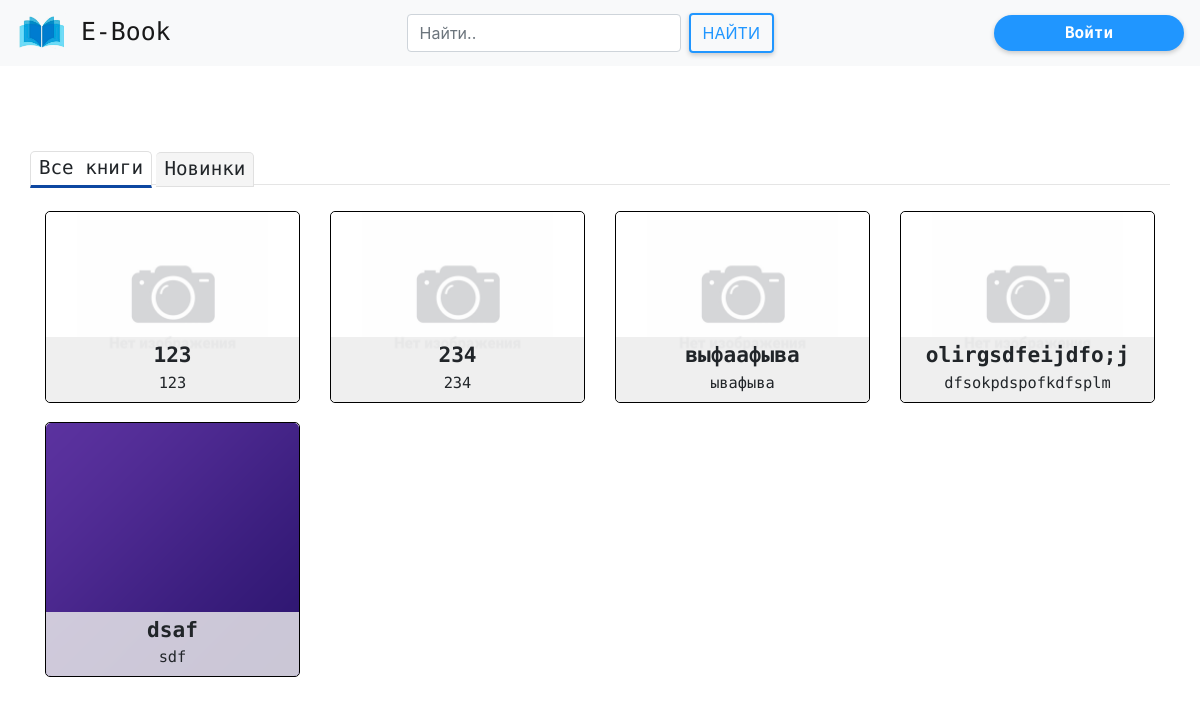
/, run on an earlier commit of the app's database.
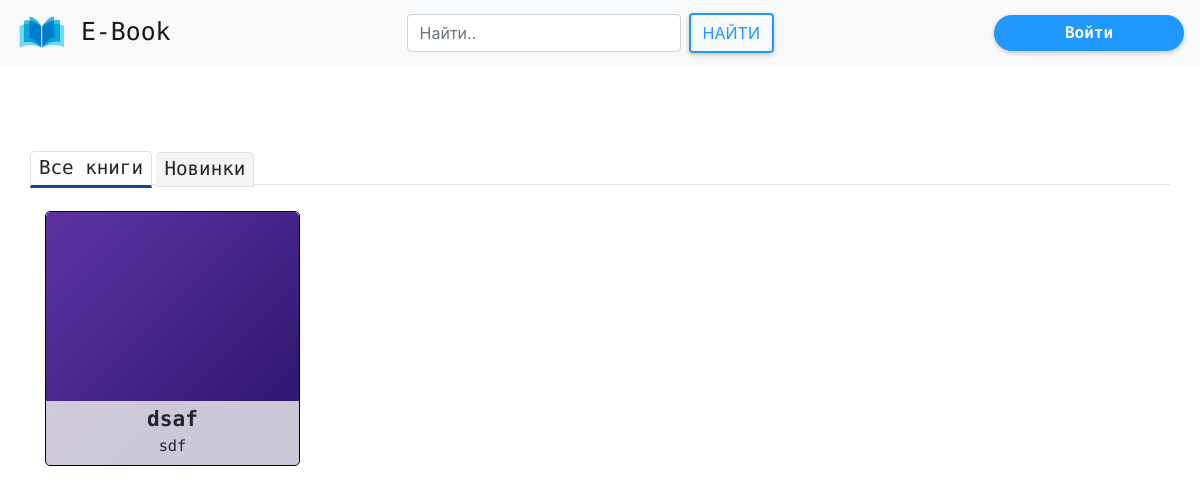
And on a later commit of the database.
### ebook/models.py (models this page shows, shortened)
class book_inf(models.Model):
    bookname = models.CharField("назвние книги", null=True, max_length=150)
    author = models.CharField("автор", null=True, max_length=100)
    rate = models.PositiveIntegerField("Рейтинг книги", default=0,
                                       validators=[MaxValueValidator(5), ])
    discriptions = models.TextField("описание книги")
    bookimage = models.ImageField("Фотография книги", blank=True,
                                  upload_to="books_photo",
                                  default="books_photo/default.png")
    addingDate = models.DateField("Дата добавления",
                                  default=timezone.now)
    bookfile = models.FileField(upload_to='books', blank=False,
                                default="puples_photo/default.png")

### ebook/views.py (the view)
# urls.py: path('', views.index, name='index'),
def index(request):
    books = book_inf.objects.all()
    return render(request, 'index.html', {'books': books})

### ebook/templates/index.html (shortened to what this page needs)
{% extends 'base.html' %}
{% load static %}
{% block links %}
    <link rel="stylesheet" href="{% static 'css/index.css' %}">
{% endblock links %}
{% block content %}
    <div class="maini">
        <div class="tabs">
            <label for="tab-btn-2">Все книги</label>
            <label for="tab-btn-3">Новинки</label>
            <hr style="margin-top: -11px">
            <div id="popular" class="tabblock">
                <div class="books">
                    <div class="row">
                        {% for bookItem in books  %}
                            <div class="col-12 col-md-6 col-lg-4 col-xl-3 bookbox">
                                <div class="book">
                                    <div class="bookImg">
                                        <img src="{{ bookItem.bookimage.url }}" alt="">
                                        <div class="bookDiscrp">
                                            <h4>{{ bookItem.bookname }}</h4>
                                            <small>{{ bookItem.author }}</small>
                                        </div>
                                    </div>
                                </div>
                            </div>
                        {% endfor %}
                    </div>
                </div>
            </div>
        </div>
    </div>
{% endblock content %}

What changed in the data, as far as the page shows it:
removed book_inf: bookimage (placeholder picture), bookname "123", author "123"
removed book_inf: bookimage (placeholder picture), bookname "234", author "234"
removed book_inf: bookimage (placeholder picture), bookname "выфаафыва", author "ывафыва"
removed book_inf: bookimage (placeholder picture), bookname "olirgsdfeijdfo;j", author "dfsokpdspofkdfsplm"
